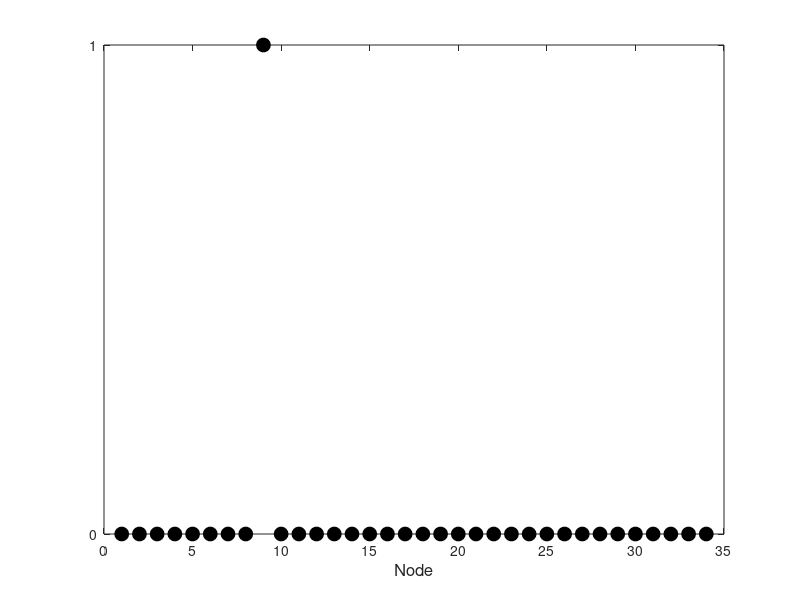

Here is the MATLAB script that generated this plot: (Note: this script raises an error after producing the figure.)
% Transition Path Analysis for Karate Club network
%
% Final project of CSIC 5011 (Fall 2017) at HKUST
% Guiyu Cao (gcaoaa@connect.ust.hk) and Yi-Su Lo (yloab@connect.ust.hk)
%
% This code is based on the code for the reference
%       Weinan E, Jianfeng Lu, and Yuan Yao (2013) 
%       The Landscape of Complex Networks: Critical Nodes and A Hierarchical Decomposition. 
%       Methods and Applications of Analysis, special issue in honor of Professor Stanley Osher on his 70th birthday, 20(4):383-404, 2013.


% load the Adjacency matrix of Karate Club network
load karate.mat

D = sum(A, 2);
N = length(D);
Label = [0:N-1];
TransProb = diag(1./D) * A;     % Transition matrix of the Markov chain
LMat = TransProb - diag(ones(N, 1));    % Laplacian matrix

% source set A contains the coach
% target set B contains the president 
SetA = 1; % [44:54];%[find(ind==19)];%[44:54];%18 + 1;
SetB = 34; %[find(ind==11)];%10 + 1; % seems to be 11 instead of 10

% find the equilibrium distribution
[EigV, EigD] = eig(LMat');
EquiMeasure = EigV(:, 1)./sign(EigV(1,1));

% determine the local minimum
for i = 1:N
  localmin = true;
  for j = setdiff(1:N, i)
    if ((LMat(i,j)>0)&(EquiMeasure(j)>EquiMeasure(i))) 
      localmin = false;
      break
    end
  end
  if (localmin)
    i
  end
end


mfpt = zeros(N, 1);
SourceSet = 11;
RemainSet = setdiff(1:N, SourceSet);
mfpt(RemainSet) = - LMat(RemainSet, RemainSet) \ ones(N-1, 1);

TransLMat = diag(EquiMeasure) * LMat * diag(1./EquiMeasure); 

SourceSet = SetA;
TargetSet = SetB;
RemainSet = setdiff(1:N, union(SourceSet, TargetSet));

% Initialization of Committor function: transition probability of reaching
% the target set before returning to the source set.
CommitAB = zeros(N, 1);
CommitAB(SourceSet) = zeros(size(SourceSet));
CommitAB(TargetSet) = ones(size(TargetSet));

LMatRestrict = LMat(RemainSet, RemainSet);
RightHandSide = - LMat(RemainSet, TargetSet) * CommitAB(TargetSet);

% Solve the Dirchelet Boundary problem
CommitAB(RemainSet) = LMatRestrict \ RightHandSide;

% Clustering into two basins according to the transition probability 
ClusterA = find(CommitAB <= 0.5);
ClusterB = find(CommitAB > 0.5);
ClusterAB = -1*ones(N,1);  ClusterAB(ClusterA) = 0; ClusterAB(ClusterB) = 1;     
if nnz(ClusterAB==-1)~=0 || ~isempty(intersect(ClusterA,ClusterB)), 
    error('Wrong clustering!'); 
end

% Show the difference between decompositions 
plot((ClusterAB-c0),'ko','MarkerEdgeColor','k','MarkerFaceColor','k','MarkerSize',10);
set(gca,'YTick',[0 1]);  xlabel('Node','fontsize',12);

% The inverse transition probability
CommitBA = zeros(N, 1);
CommitBA(SourceSet) = ones(size(SourceSet));
CommitBA(TargetSet) = zeros(size(TargetSet));

LMatRestrict = LMat(RemainSet, RemainSet);
RightHandSide = - LMat(RemainSet, SourceSet) * CommitBA(SourceSet);

% Dirichelet Boundary Problem with inverse transition probability
CommitBA(RemainSet) = LMatRestrict \ RightHandSide;

RhoAB = EquiMeasure .* CommitAB .* CommitBA;
%}

% Current or Flux on edges (reactive current?)
CurrentAB = diag(EquiMeasure .* CommitBA) * LMat * diag(CommitAB);
CurrentAB = CurrentAB - diag(diag(CurrentAB));

% Effective Current Flux
EffCurrentAB = max(CurrentAB - CurrentAB', 0);

% Transition Current or Flux on each node
TransCurrent = zeros(N, 1); 
TransCurrent(ClusterA) = sum(EffCurrentAB(ClusterA, ClusterB), 2);
TransCurrent(ClusterB) = sum(EffCurrentAB(ClusterA, ClusterB), 1);

% figure of the fission
Grap = graph(A);
figure;
    plotTruth = plot(Grap,'MarkerSize',4,'Layout','force'); 
    axis off;
    for i = 1:N,
        highlight(plotTruth,i,'NodeColor',[1-c0(i) 0 c0(i)]);
    end
    
% figure of the result
DGrap = digraph(EffCurrentAB);
figure;
    plotResul = plot(DGrap,'MarkerSize',4,'Layout','force','ArrowSize',10);
    axis off;
  
    mmax = max(TransCurrent);
    lmax = max(max(EffCurrentAB));
    for i = 1:N,
        % thresholding scheme based on the committor function
        if CommitAB(i)<.5,
            highlight(plotResul,i,'NodeColor',[1-CommitAB(i) 0 0]);
        else
            highlight(plotResul,i,'NodeColor',[0 0 CommitAB(i)]);
        end
        % Transition current (proportional to the node size)    
        highlight(plotResul,i,'MarkerSize',round(4+16*TransCurrent(i)/mmax));
        % Effect current current (proportional to the edge size) 
        for j = 1:N,
            if EffCurrentAB(i,j)~=0,
                highlight(plotResul,i,j,'Linewidth',round(1+4*EffCurrentAB(i,j)/lmax));
            end
        end
    end